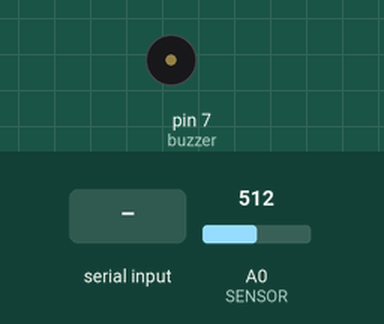
This sketch was run on a simulated Arduino Uno, built with avr-gcc and run on an emulated ATmega328P. On the bench: buzzer (waves = sounding). The test bench sets the inputs (shaded band); at power-on: A0 (SENSOR) = 512.

Above: at 1.2 s.
1.3 s: "s\n" received over the second serial link
At 1.5 s:
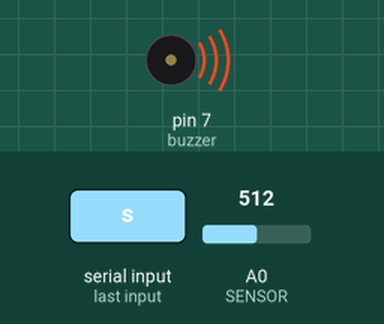
Timing chart, 0 to 8.9 s (numbered marks = the images above; inputs shaded):
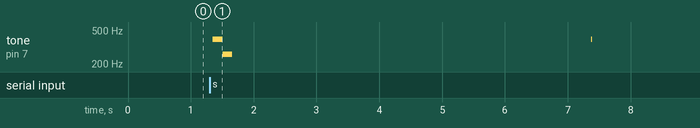

The sketch:

CPR.ino
```cpp
#include <SoftwareSerial.h>
#include <SimpleTimer.h>

// 핀 연결 설정
#define SENSOR 14 // 센서핀 A0핀으로 설정

SimpleTimer timer;
SoftwareSerial HM10(2, 3); // RX, TX

int buzzer = 7; // 부저핀 7번으로 설정


int tones[] = {261, 392, 523}; // 측정시작 및 압박성공시, 단계 통과시, 기준 미달시.

int count; // 압박 횟수
int level; // 압박 단계 총 5단계
int checkPressed; // 눌린상태
int state; // 측정 상태 01:측정대기, 02:측정중, 03:기준미달 or 중도포기, 04:성공
int ble_timer; // BLE통신 타이머

void setup() {
  //기본 통신속도는 9600입니다.
  Serial.begin(9600);
  HM10.begin(9600);

  initialize(); // 압박횟수, 단계, 눌린상태 초기화

  pinMode(buzzer, OUTPUT);
  ble_timer = timer.setInterval(6000, startBLE); // 6초마다 통신
}

void loop() {
  timer.run(); // timer시작
  if (state != 2) {
    startCPR(); // CPR측정 시작
  }
  else { // 측정중
    countCPR();
  }

  delay(150);
}
// 30초를 5구간으로 나누어서 단계별로 진행
void levelUp() {
  if (state == 2) { // 측정중
    if (level > 4 && count > 10) { // 마지막 레벨에서 10회이상 압박시 성공
      state = 4;
      initialize();
      sendData();
      timer.disable(ble_timer);
    }
    else {
      if (count >= 10) { // 10회이상 압박했을시 다음단계로
        tone(buzzer, tones[2]);
        timer.setTimeout(50, turnOffBuzzer);
        level = level + 1;
        count = 0;
        sendData();
      }
      else { // 기준미달 or 중도포기
        timer.disable(ble_timer);
        tone(buzzer, tones[1]);
        timer.setTimeout(50, turnOffBuzzer);
        state = 3;
        sendData();
        initialize();
        sendData();
      }
    }
  }
}

// 블루투스 모듈을 이용해 전송할 정보
void sendData()
{
  char Cdata[4], Sdata[4];
  String Cstr, Sstr;

  Sstr = String(state);
  Sstr.toCharArray(Sdata, 4);
  Cstr = String(count);
  Cstr.toCharArray(Cdata, 4);

  HM10.write("S");
  HM10.write(Sdata);
  HM10.write("C");
  HM10.write(Cdata);
  HM10.write("\n");
}

// 압박 횟수
void countCPR()
{
  float distance_start = 14, distance = 0;
  float depth = 0;
  unsigned int vol; // 센서의 전압값 저장변수

  vol = analogRead(SENSOR); // 센서의 전압값을 변수에 저장

  // Valid Range of IR Sensor : 4~36cm
  if (vol > 600)                             // 하한값에서 3 cm 출력
  {
    distance = 3;
  }
  else if (vol < 80 )                             // 상한값에서 37 cm 출력
  {
    distance = 37;
  }
  else                                       // 4cm ~ 36cm 의 측정결과를 출력
  {
    distance = (1 / (0.000413153 * vol - 0.0055266887));  // 입력받은 전압값을 거리로 계산
  }

  // 처음 거리와 현재 거리의 차를 이용해 압박 깊이 측정
  depth = distance_start - distance;

  // 압박깊이가 6cm이상일 경우 카운트
  if (depth >= 6) {
    checkPressed = checkPressed + 1;
    if (checkPressed == 1) {
      count = count + 1;
      tone(buzzer, tones[0]);
      timer.setTimeout(50, turnOffBuzzer);
    }
  }
  else {
    checkPressed = 0;
  }
}

// 부저종료
void turnOffBuzzer()
{
  noTone(buzzer);
}

// 측정 시작 -> 앱에서 시작 신호를 받아 시작함
void startCPR()
{
  char start = ' ';

  start = (char)HM10.read();

  if (start == 's') {
    tone(buzzer, tones[1]);
    timer.setTimeout(50, turnOffBuzzer);
    state = 2;
    sendData();
    if(!timer.isEnabled(ble_timer)) {
      timer.enable(ble_timer);
    }
    timer.restartTimer(ble_timer);
  }
}

// 통신
void startBLE()
{
  if (state == 2) {
    sendData();
    levelUp();
  }
}

// 초기화
void initialize()
{
  level = 1;
  count = 0;
  checkPressed = 0;
  state = 1;
}
```

Measured:
- after the input at 1.3 s, tone on pin 7 (buzzer): plays 392 Hz for 0.16 s, 261 Hz for 0.15 s, 392 Hz for 0.01 s, starting after 0.05 s
